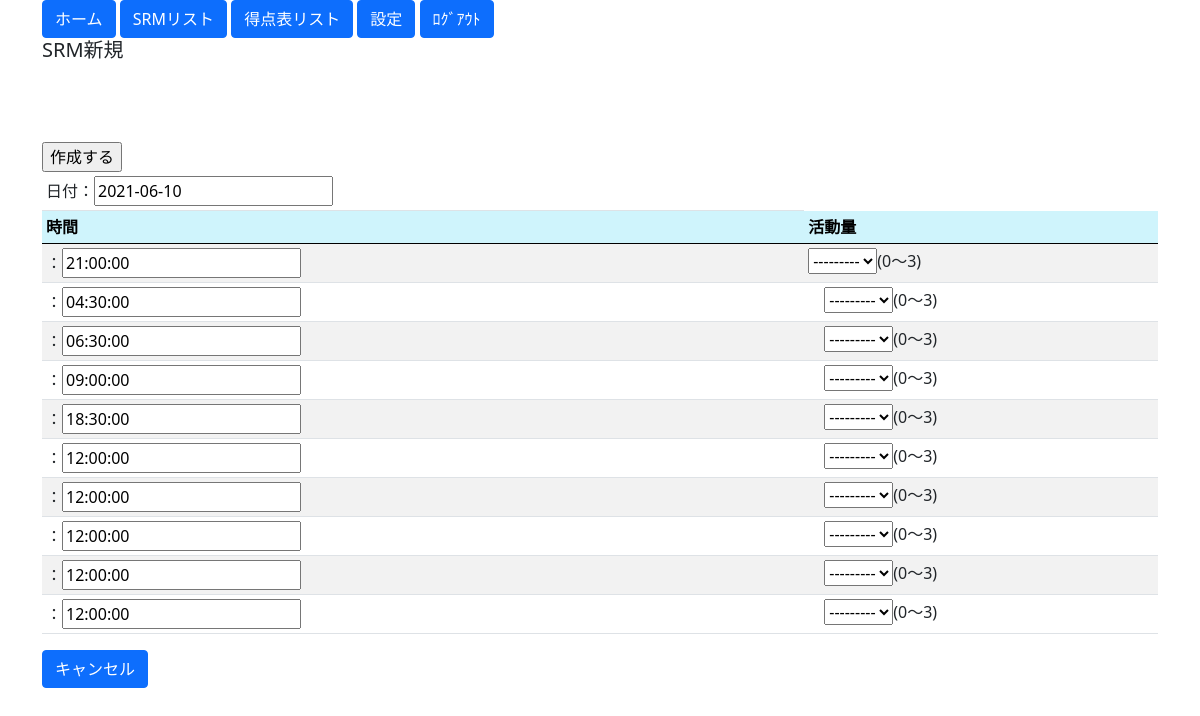
The page /SRM/SRMcreate/ on the database as committed earlier.
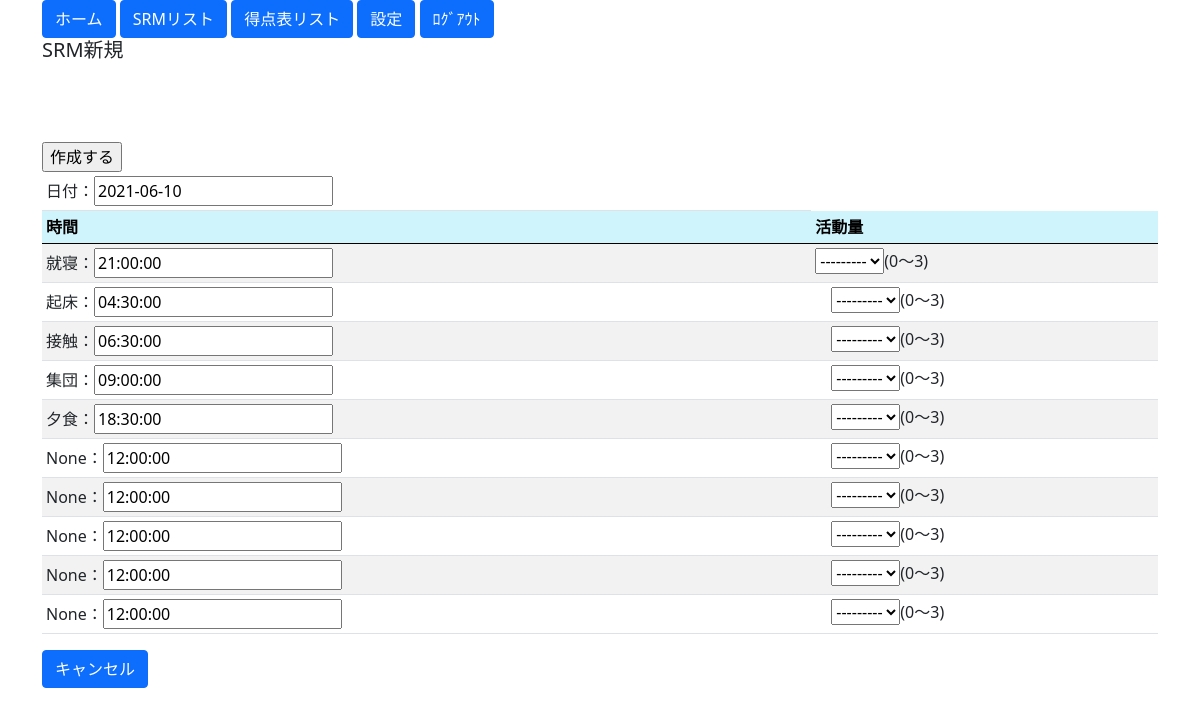
The same page on the database as committed later.
### blogpost/models.py (models this page shows, shortened)
class SRMOptionModel(models.Model):
    title = "SRM_option"
    SRM_name1 = "就寝"
    SRM_name2 = "起床"
    SRM_name3 = models.CharField(default = "接触", max_length=20, blank=True, null=True)
    SRM_name4 = models.CharField(default = "集団", max_length=20, blank=True, null=True)
    SRM_name5 = models.CharField(default = "夕食", max_length=20, blank=True, null=True)
    SRM_name6 = models.CharField(max_length=20,blank=True, null=True)
    SRM_name7 = models.CharField(max_length=20,blank=True, null=True)
    SRM_name8 = models.CharField(max_length=20,blank=True, null=True)
    SRM_name9 = models.CharField(max_length=20,blank=True, null=True)
    SRM_name10 = models.CharField(max_length=20,blank=True, null=True)

### blogpost/views.py (the view)
# urls.py: path('SRM/SRMcreate/', SRMCreate.as_view(), name='SRMcreate'),
class SRMCreate(CreateView):
    template_name = 'SRM/SRMcreate.html'
    model = SRMModel
    fields = "__all__"
    def get_context_data(self, **kwargs):
        context = super().get_context_data(**kwargs) # はじめに継承元のメソッドを呼び出す
        context['SRMOptionlist'] = SRMOptionModel.objects.all()
        return context
    success_url = reverse_lazy('Top')

### blogpost/templates/SRM/SRMcreate.html (shortened to what this page needs)
<!doctype html>
{% extends 'base.html' %}
{% block content %}
<div class='container'>
    <h5>SRM新規　{{ SRMOptionlist.0.SRM_date }}</h5>
    <form action="" method="POST">{% csrf_token %}
        <thead>
            <table class="table table-striped table-hover table-sm">    <thead>
                <td>日付：{{ form.SRM_date }}{{ form.SRM_date.errors }}</td>
                    <tr class="table-info">
                        <th>時間</th>
                        <th>活動量</th>
                    </tr>
            </thead>
            <tbody>
            {% if SRMOptionlist.0.SRM_name1 != "" %}
                <tr>
                    <td>{{ SRMOptionlist.0.SRM_name1 }}：{{ form.action_time1 }}{{ form.action_time1.errors }}</td>
                    <td>{{ form.action_value1 }}{{ form.action_value1.errors }}(0～3)</td>
                </tr>
            {% endif %}
            {% if SRMOptionlist.0.SRM_name2 != "" %}
                <tr>
                    <td>{{ SRMOptionlist.0.SRM_name2 }}：{{ form.action_time2 }}{{ form.action_time2.errors }}</td>
                    <td>　{{ form.action_value2 }}{{ form.action_value2.errors }}(0～3)</td>
                </tr>
            {% endif %}
            {% if SRMOptionlist.0.SRM_name3 != "" %}
                <tr>
                    <td>{{ SRMOptionlist.0.SRM_name3 }}：{{ form.action_time3 }}{{ form.action_time3.errors }}</td>
                    <td>　{{ form.action_value3 }}{{ form.action_value3.errors }}(0～3)</td>
                </tr>
            {% endif %}
            {% if SRMOptionlist.0.SRM_name4 != "" %}
                <tr>
                    <td>{{ SRMOptionlist.0.SRM_name4 }}：{{ form.action_time4 }}{{ form.action_time4.errors }}</td>
                    <td>　{{ form.action_value4 }}{{ form.action_value4.errors }}(0～3)</td>
                </tr>
            {% endif %}
            {% if SRMOptionlist.0.SRM_name5 != "" %}
                <tr>
                    <td>{{ SRMOptionlist.0.SRM_name5 }}：{{ form.action_time5 }}{{ form.action_time5.errors }}</td>
                    <td>　{{ form.action_value5 }}{{ form.action_value5.errors }}(0～3)</td>
                </tr>
            {% endif %}
            {% if SRMOptionlist.0.SRM_name6 != "" %}
                <tr>
                    <td>{{ SRMOptionlist.0.SRM_name6 }}：{{ form.action_time6 }}{{ form.action_time6.errors }}</td>
                    <td>　{{ form.action_value6 }}{{ form.action_value6.errors }}(0～3)</td>
                </tr>
            {% endif %}
            {% if SRMOptionlist.0.SRM_name7 != "" %}
                <tr>
                    <td>{{ SRMOptionlist.0.SRM_name7 }}：{{ form.action_time7 }}{{ form.action_time7.errors }}</td>
                    <td>　{{ form.action_value7 }}{{ form.action_value7.errors }}(0～3)</td>
                </tr>
            {% endif %}
            {% if SRMOptionlist.0.SRM_name8 != "" %}
                <tr>
                    <td>{{ SRMOptionlist.0.SRM_name8 }}：{{ form.action_time8 }}{{ form.action_time8.errors }}</td>
                    <td>　{{ form.action_value8 }}{{ form.action_value8.errors }}(0～3)</td>
                </tr>
            {% endif %}
            {% if SRMOptionlist.0.SRM_name9 != "" %}
                <tr>
                    <td>{{ SRMOptionlist.0.SRM_name9 }}：{{ form.action_time9 }}{{ form.action_time9.errors }}</td>
                    <td>　{{ form.action_value9 }}{{ form.action_value9.errors }}(0～3)</td>
                </tr>
            {% endif %}
            {% if SRMOptionlist.0.SRM_name10 != "" %}
                <tr>
                    <td>{{ SRMOptionlist.0.SRM_name10 }}：{{ form.action_time10 }}{{ form.action_time10.errors }}</td>
                    <td>　{{ form.action_value10 }}{{ form.action_value10.errors }}(0～3)</td>
                </tr>
            {% endif %}
            </tbody>
        <input type="submit" value="作成する">
        </table>
    </form>
    <a class="btn btn-primary" href="{% url 'Top' %}" role="button">キャンセル</a>
</div>
{% endblock content %}

Rows that differ between the two databases and show on the page:
added SRMOptionModel: SRMOptionlist "就寝", SRMOptionlist "起床", SRM_name3 "接触", SRM_name4 "集団", SRM_name5 "夕食", SRM_name6 "None", SRM_name7 "None", SRM_name8 "None", SRM_name9 "None", SRM_name10 "None"
